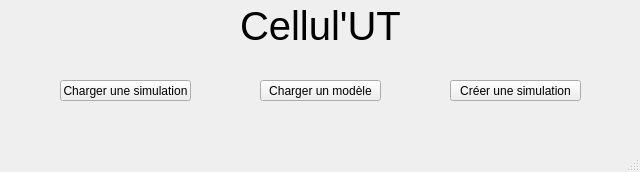
<?xml version="1.0" encoding="UTF-8"?>
<ui version="4.0">
 <class>MenuCreation</class>
 <widget class="QMainWindow" name="MenuCreation">
  <property name="geometry">
   <rect>
    <x>0</x>
    <y>0</y>
    <width>640</width>
    <height>172</height>
   </rect>
  </property>
  <property name="windowTitle">
   <string>MainWindow</string>
  </property>
  <widget class="QWidget" name="centralwidget">
   <widget class="QPushButton" name="loadSim">
    <property name="geometry">
     <rect>
      <x>60</x>
      <y>80</y>
      <width>131</width>
      <height>21</height>
     </rect>
    </property>
    <property name="text">
     <string>Charger une simulation</string>
    </property>
   </widget>
   <widget class="QPushButton" name="loadModele">
    <property name="geometry">
     <rect>
      <x>260</x>
      <y>80</y>
      <width>121</width>
      <height>21</height>
     </rect>
    </property>
    <property name="text">
     <string>Charger un modèle</string>
    </property>
   </widget>
   <widget class="QPushButton" name="createSim">
    <property name="geometry">
     <rect>
      <x>450</x>
      <y>80</y>
      <width>131</width>
      <height>21</height>
     </rect>
    </property>
    <property name="text">
     <string>Créer une simulation</string>
    </property>
   </widget>
   <widget class="QLabel" name="label">
    <property name="geometry">
     <rect>
      <x>240</x>
      <y>-10</y>
      <width>161</width>
      <height>71</height>
     </rect>
    </property>
    <property name="font">
     <font>
      <pointsize>30</pointsize>
     </font>
    </property>
    <property name="text">
     <string>Cellul'UT</string>
    </property>
   </widget>
  </widget>
  <widget class="QMenuBar" name="menubar">
   <property name="geometry">
    <rect>
     <x>0</x>
     <y>0</y>
     <width>640</width>
     <height>20</height>
    </rect>
   </property>
  </widget>
  <widget class="QStatusBar" name="statusbar"/>
 </widget>
 <resources/>
 <connections/>
</ui>
